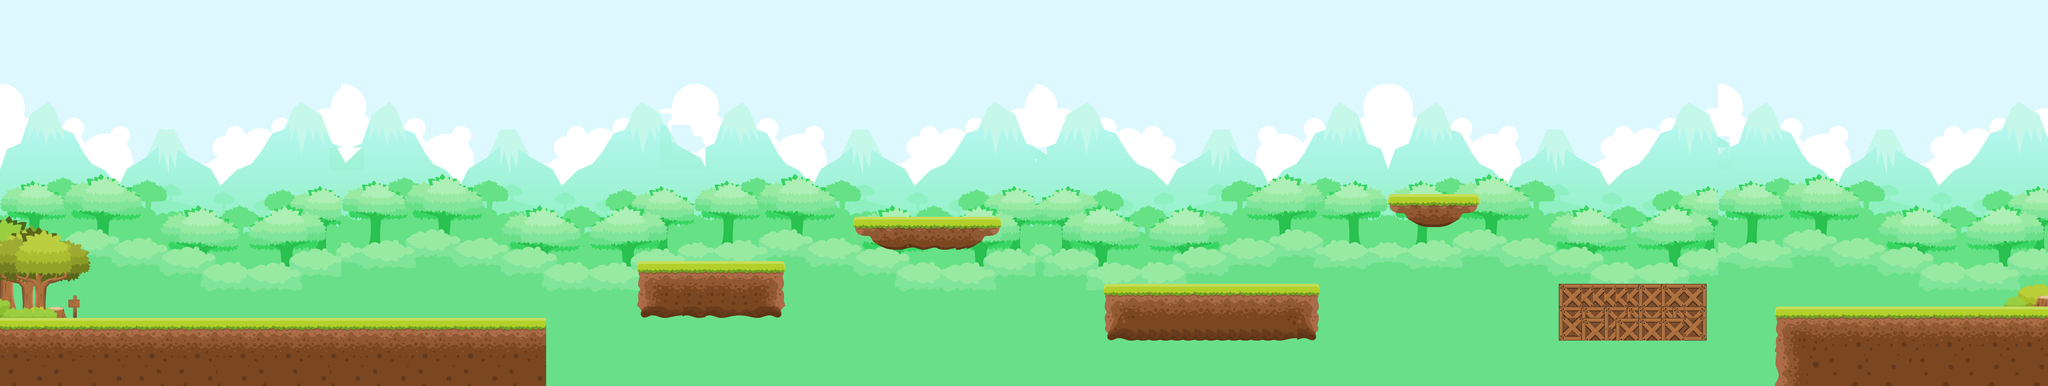

A level layout from a 2D game, rendered from its tile map. Below: a short description, then the map file with tile-grid data replaced by summaries:
An orthogonal 180x34 tile map with 32x32 px tiles, 11 tile layers (BG, tiles, Tile Layer 4, Tile Layer 6, ...), 22 tilesets and 68 objects (33x mushroom, 22x coin, 10x wall, goal, water, ...).

<map version="1.10" tiledversion="1.12.2" orientation="orthogonal" renderorder="right-down" width="180" height="34" tilewidth="32" tileheight="32" infinite="0" nextlayerid="29" nextobjectid="217">
 <tileset firstgid="1" name="BG" tilewidth="32" tileheight="32" tilecount="713" columns="31">
  <image source="../tiles/classic/BG.png" width="1000" height="750" />
 </tileset>
 <tileset firstgid="714" name="2" tilewidth="32" tileheight="32" tilecount="16" columns="4">
  <image source="../tiles/classic/Tiles/2.png" width="128" height="128" />
 </tileset>
 <tileset firstgid="730" name="1" tilewidth="32" tileheight="32" tilecount="16" columns="4">
  <image source="../tiles/classic/Tiles/1.png" width="128" height="128" />
 </tileset>
 <tileset firstgid="746" name="5" tilewidth="32" tileheight="32" tilecount="16" columns="4">
  <image source="../tiles/classic/Tiles/5.png" width="128" height="128" />
 </tileset>
 <tileset firstgid="762" name="4" tilewidth="32" tileheight="32" tilecount="16" columns="4">
  <image source="../tiles/classic/Tiles/4.png" width="129" height="129" />
 </tileset>
 <tileset firstgid="778" name="12" tilewidth="32" tileheight="32" tilecount="16" columns="4">
  <image source="../tiles/classic/Tiles/12.png" width="128" height="128" />
 </tileset>
 <tileset firstgid="794" name="14" tilewidth="32" tileheight="93" tilecount="4" columns="4">
  <image source="../tiles/classic/Tiles/14.png" width="128" height="93" />
 </tileset>
 <tileset firstgid="798" name="13" tilewidth="32" tileheight="93" tilecount="4" columns="4">
  <image source="../tiles/classic/Tiles/13.png" width="128" height="93" />
 </tileset>
 <tileset firstgid="802" name="World Objects" tilewidth="1" tileheight="1" tilecount="0" columns="0" />
 <tileset firstgid="802" name="Bush (1)" tilewidth="32" tileheight="32" tilecount="8" columns="4" objectalignment="bottomleft">
  <grid orientation="orthogonal" width="1" height="1" />
  <image source="../tiles/classic/Object/Bush (1).png" width="133" height="65" />
 </tileset>
 <tileset firstgid="810" name="Bush (2)" tilewidth="32" tileheight="32" tilecount="8" columns="4">
  <image source="../tiles/classic/Object/Bush (2).png" width="133" height="65" />
 </tileset>
 <tileset firstgid="818" name="Bush (3)" tilewidth="32" tileheight="32" tilecount="2" columns="2">
  <image source="../tiles/classic/Object/Bush (3).png" width="73" height="47" />
 </tileset>
 <tileset firstgid="820" name="Bush (4)" tilewidth="32" tileheight="32" tilecount="2" columns="2">
  <image source="../tiles/classic/Object/Bush (4).png" width="73" height="46" />
 </tileset>
 <tileset firstgid="822" name="Crate" tilewidth="32" tileheight="32" tilecount="4" columns="2">
  <image source="../tiles/classic/Object/Crate.png" width="77" height="77" />
 </tileset>
 <tileset firstgid="826" name="Mushroom_1" tilewidth="32" tileheight="32" tilecount="1" columns="1">
  <grid orientation="orthogonal" width="42" height="32" />
  <image source="../tiles/classic/Object/Mushroom_1.png" width="49" height="41" />
 </tileset>
 <tileset firstgid="827" name="Mushroom_2" tilewidth="32" tileheight="32" tilecount="1" columns="1">
  <image source="../tiles/classic/Object/Mushroom_2.png" width="50" height="41" />
 </tileset>
 <tileset firstgid="828" name="Sign_1" tilewidth="32" tileheight="32" tilecount="2" columns="1">
  <image source="../tiles/classic/Object/Sign_1.png" width="63" height="65" />
 </tileset>
 <tileset firstgid="830" name="Sign_2" tilewidth="32" tileheight="32" tilecount="2" columns="1">
  <image source="../tiles/classic/Object/Sign_2.png" width="62" height="64" />
 </tileset>
 <tileset firstgid="832" name="Stone" tilewidth="32" tileheight="32" tilecount="2" columns="2">
  <image source="../tiles/classic/Object/Stone.png" width="90" height="54" />
 </tileset>
 <tileset firstgid="834" name="Tree_1" tilewidth="32" tileheight="32" tilecount="3" columns="3">
  <image source="../tiles/classic/Object/Tree_1.png" width="116" height="44" />
 </tileset>
 <tileset firstgid="837" name="Tree_2" tilewidth="32" tileheight="32" tilecount="72" columns="8">
  <image source="../tiles/classic/Object/Tree_2.png" width="282" height="301" />
 </tileset>
 <tileset firstgid="909" name="Tree_3" tilewidth="32" tileheight="32" tilecount="64" columns="8">
  <image source="../tiles/classic/Object/Tree_3.png" width="282" height="275" />
 </tileset>
 <layer id="1" name="BG" width="180" height="34" locked="1">
  <data>[6120 cells, 6120 non-empty, 712 distinct tile ids]</data>
 </layer>
 <layer id="28" name="tiles" width="180" height="34">
  <data>[6120 cells, 702 non-empty, 76 distinct tile ids]</data>
 </layer>
 <group id="20" name="Start">
  <objectgroup id="19" name="Oflimit">
   <object id="59" name="wall" x="-1" y="239" width="192" height="657" />
  </objectgroup>
  <group id="13" name="Trees" locked="1">
   <layer id="14" name="Tile Layer 4" width="180" height="34">
    <data>[6120 cells, 45 non-empty, 45 distinct tile ids]</data>
   </layer>
   <layer id="16" name="Tile Layer 6" width="180" height="34">
    <data>[6120 cells, 5 non-empty, 5 distinct tile ids]</data>
   </layer>
   <layer id="15" name="Tile Layer 5" width="180" height="34">
    <data>[6120 cells, 48 non-empty, 48 distinct tile ids]</data>
   </layer>
   <layer id="12" name="Tree1" width="180" height="34">
    <data>[6120 cells, 64 non-empty, 64 distinct tile ids]</data>
   </layer>
   <layer id="17" name="Tile Layer 7" width="180" height="34">
    <data>[6120 cells, 4 non-empty, 4 distinct tile ids]</data>
   </layer>
   <layer id="18" name="Tile Layer 8" width="180" height="34">
    <data>[6120 cells, 7 non-empty, 4 distinct tile ids]</data>
   </layer>
  </group>
 </group>
 <group id="22" name="End">
  <layer id="24" name="Tile Layer 9" width="180" height="34">
   <data>[6120 cells, 6 non-empty, 6 distinct tile ids]</data>
  </layer>
  <layer id="25" name="Tile Layer 10" width="180" height="34">
   <data>[6120 cells, 2 non-empty, 2 distinct tile ids]</data>
  </layer>
  <layer id="26" name="Tile Layer 11" width="180" height="34">
   <data>[6120 cells, 2 non-empty, 2 distinct tile ids]</data>
  </layer>
  <objectgroup id="23" name="End">
   <object id="67" name="goal" x="5759.5" y="734" width="83" height="128" />
  </objectgroup>
 </group>
 <objectgroup id="27" name="Mushrooms">
  <object id="151" name="mushroom" x="1950" y="700" width="26" height="38" />
  <object id="152" name="mushroom" x="2500" y="550" width="26" height="38" />
  <object id="154" name="mushroom" x="4500" y="750" width="26" height="38" />
  <object id="111" name="mushroom" x="4018" y="487" width="26" height="38" />
  <object id="112" name="mushroom" x="4704" y="749" width="26" height="38" />
  <object id="113" name="mushroom" x="4895" y="912" width="26" height="38" />
  <object id="147" name="mushroom" x="1353" y="830" width="26" height="38" />
  <object id="148" name="mushroom" x="1400" y="829" width="26" height="38" />
  <object id="149" name="mushroom" x="1448" y="833" width="26" height="38" />
  <object id="151" name="mushroom" x="3172" y="742" width="26" height="38" />
  <object id="152" name="mushroom" x="3610" y="727" width="26" height="38" />
  <object id="166" name="mushroom" x="2852" y="1026" width="26" height="38" />
  <object id="167" name="mushroom" x="2487" y="871" width="26" height="38" />
  <object id="168" name="mushroom" x="2720" y="858" width="26" height="38" />
  <object id="176" name="mushroom" x="2633" y="870" width="26" height="38" />
  <object id="177" name="mushroom" x="2423" y="997" width="26" height="38" />
  <object id="178" name="mushroom" x="1616" y="885" width="26" height="38" />
  <object id="179" name="mushroom" x="1616" y="885" width="26" height="38" />
  </objectgroup>
 <objectgroup id="8" name="spawn">
  <!-- 33 objects omitted --></objectgroup>
 <objectgroup id="9" name="obstacle">
  <!-- 9 objects omitted --></objectgroup>
</map>
<!-- 48 of 68 objects omitted -->
